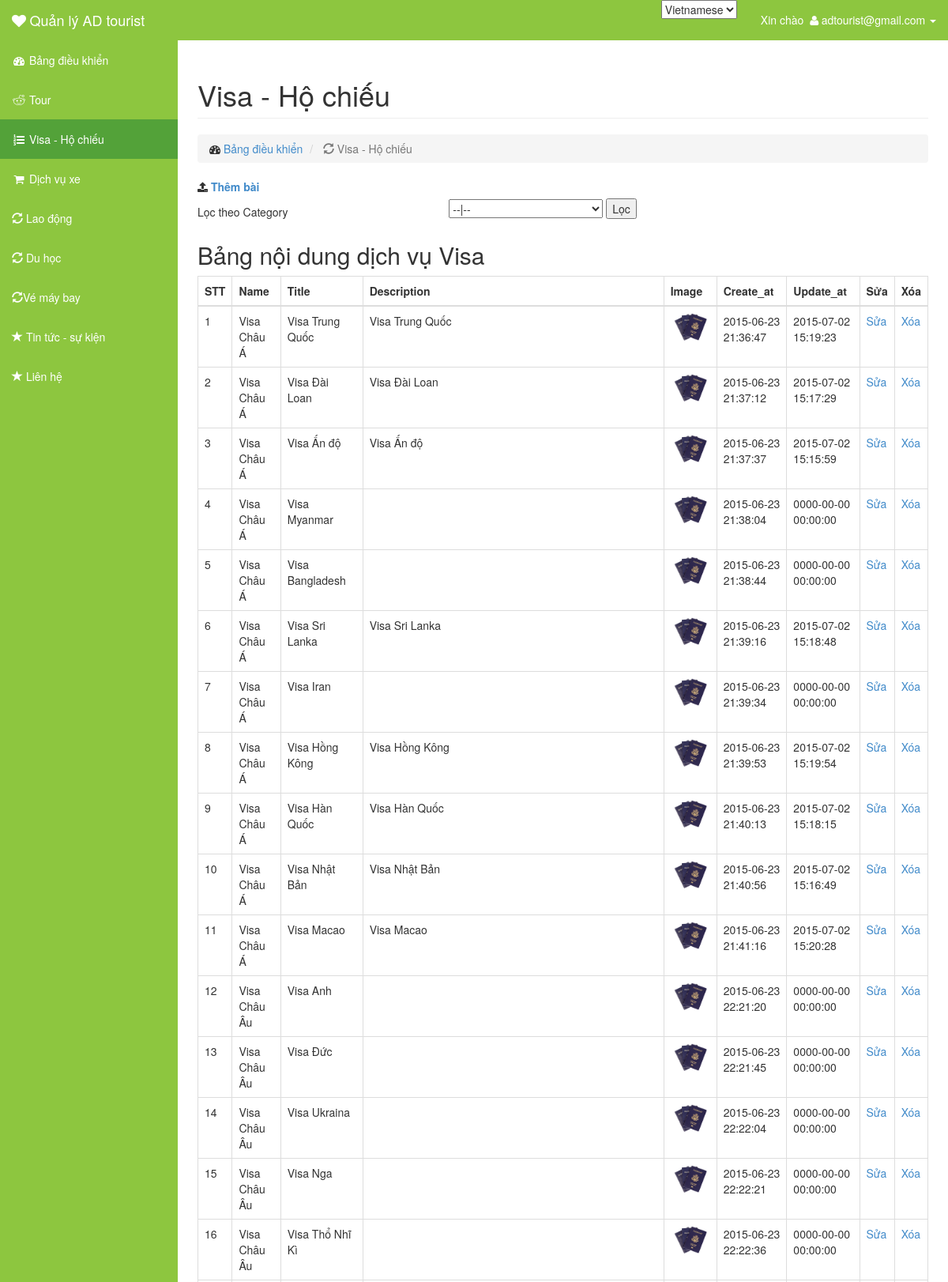
/admin/index.php?controller=visa&lang=vi (signed in, upper part), run on the app's committed database.
### tables this page shows
CREATE TABLE IF NOT EXISTS `passport_visa_offers` (
  `passport_visa_offer_code` int(11) NOT NULL AUTO_INCREMENT,
  `passport_visa_code` int(11) NOT NULL,
  `title` varchar(255) NOT NULL,
  `description` text NOT NULL,
  `content` text NOT NULL,
  `image` varchar(100) NOT NULL,
  `update_at` datetime NOT NULL,
  `create_at` datetime NOT NULL,
  PRIMARY KEY (`passport_visa_offer_code`)
);

CREATE TABLE IF NOT EXISTS `passport_visa` (
  `passport_visa_code` int(11) NOT NULL AUTO_INCREMENT,
  `passport_visa_name` varchar(255) NOT NULL,
  PRIMARY KEY (`passport_visa_code`)
);

### admin/controller/visa/index.php (called while the page is built, shortened)
<?php
	$lang = get_lang();
   if(isset($_POST['passport_visa_code']))
    {
        $passport_visa_code = $_POST['passport_visa_code'];
        if($passport_visa_code == 0 )
        {
            $products = get_all('passport_visa_offers');
        }
        else{
            $selected = $passport_visa_code;
            $products = get_all_record('passport_visa_offers','passport_visa_code',$passport_visa_code);
        }
    }
    else
    {
          $products = get_all('passport_visa_offers');
    }
   require('view/visa/index.php');
   ?>

### admin/library/function.php (called while the page is built, shortened)
<?php
function get_lang(){
	if(isset($_GET['lang']) &&  $_GET['lang'] == 'en'){
		return 'en';
	}
	else return 'vi';
}
 ?>

### admin/model/database.php (called while the page is built, shortened)
<?php
function get_all($table,$select = '*'){
	$sql = "SELECT $select FROM $table";
	$query = mysql_query($sql) or die(mysql_error());
	$data = array();
	if(mysql_num_rows($query) > 0)
	{
		while($row = mysql_fetch_assoc($query))
			$data[] = $row;
	}
	return $data;
}
function get_a_record($table, $colum, $value, $select = '*'){
	$sql = "SELECT $select FROM $table WHERE $colum = '$value'";
	$query = mysql_query($sql) or die(mysql_error());
	$data = NULL;
	if(mysql_num_rows($query) > 0 )
		$data = mysql_fetch_assoc($query);
	return $data;
}
?>

### admin/view/visa/index.php (the view, shortened to what this page needs)
<?php require('template/header.php'); ?>
<div id="wrapper">
    <div id="page-wrapper">
        <div class="container-fluid">
            <div class="row">
                <div class="col-lg-12">
                    <h1 class="page-header">Visa - Hộ chiếu</h1>
                    <ol class="breadcrumb">
                        <li>
                            <i class="fa fa-dashboard"></i>  <a href="index.php?controller=dashboard&amp;lang=<?php echo $lang ?>">Bảng điều khiển</a>
                        </li>
                        <li class="active">
                            <i class="glyphicon glyphicon-refresh"></i> Visa - Hộ chiếu
                        </li>
                    </ol>
                </div>
            </div>
            <div class="row">
                <div class="col-md-12"><label><i class="fa fa-upload"></i> <a href="index.php?controller=visa&amp;action=add_visapost&amp;lang=<?php echo $lang ?>">Thêm bài</a></label></div>
                <div class="col-md-4"><h5>Lọc theo Category</h5></div>
                                    <div class="col-md-8">
                                        <form method="POST" action="index.php?controller=visa">
                                            <select name="passport_visa_code">
                                                <option <?php echo isset($selected)? "" : "selected" ?> value="0">--|--</option>
                                            </select>
                                        <input type="submit" value="Lọc" name="filler">
                                        </form>
                                </div>
                <div class="col-md-12">
                    <h2>Bảng nội dung dịch vụ Visa</h2>
                    <div class="table-responsive">
                        <table class="table table-bordered table-hover">
                            <thead>
                                <tr>
                                    <th>STT</th>
                                    <th>Name</th>
                                    <th>Title</th>
                                    <th>Description</th>
                                    <th>Image</th>
                                    <th>Create_at</th>
                                    <th>Update_at</th>
                                    <th>Sửa</th>
                                    <th>Xóa</th>
                                </tr>
                            </thead>
                            <tbody>
                                <?php if($products!=null): ?>
                                <?php  foreach($products as $key => $value): ?>
                                <tr>
                                    <?php $visa_name=get_a_record('passport_visa','passport_visa_code',$value['passport_visa_code']);?>
                                    <td><?php echo $value['passport_visa_offer_code'];?></td>
                                    <td><?php echo $visa_name['passport_visa_name'];?></td>
                                    <td><?php echo $value['title'];?></td>
                                    <td><?php echo $value['description'];?></td>
                                    <td><img src="../<?php echo $value['image'];?>" width="50"></td>
                                    <td><?php echo $value['create_at'];?></td>
                                    <td><?php echo $value['update_at'];?></td>
                                    <td> <a href="index.php?controller=visa&amp;action=change&amp;passport_visa_offer_code=<?php echo $value['passport_visa_offer_code'];?>&amp;lang=<?php echo $lang ?>">Sửa</a></td>
                                    <td><a href="index.php?controller=visa&amp;delete=<?php echo $value['passport_visa_offer_code'];?>&amp;lang=<?php echo $lang ?>">Xóa</a></td>
                                </tr>
                                <?php endforeach ?>
                                <?php endif ?>
                            </tbody>
                        </table>
                    </div>
                </div>
            </div>
        </div>
    </div>
</div>

### admin/asset/css/sb-admin.css (style rules this page uses)
#wrapper { padding-left: 0; }
#page-wrapper { width: 100%; padding: 0; background-color: #fff; }
@media (min-width:768px) { #wrapper { padding-left: 225px; } }
@media (min-width:768px) { #page-wrapper { padding: 10px; } }

### data on the page
passport_visa_offers: passport_visa_offer_code "1", passport_visa.passport_visa_name "Visa Châu Á", title "Visa Trung Quốc", description "Visa Trung Quốc", image (picture), create_at "2015-06-23 21:36:47", update_at "2015-07-02 15:19:23"
passport_visa_offers: passport_visa_offer_code "2", passport_visa.passport_visa_name "Visa Châu Á", title "Visa Đài Loan", description "Visa Đài Loan", image (picture), create_at "2015-06-23 21:37:12", update_at "2015-07-02 15:17:29"
passport_visa_offers: passport_visa_offer_code "3", passport_visa.passport_visa_name "Visa Châu Á", title "Visa Ấn độ", description "Visa Ấn độ", image (picture), create_at "2015-06-23 21:37:37", update_at "2015-07-02 15:15:59"
passport_visa_offers: passport_visa_offer_code "4", passport_visa.passport_visa_name "Visa Châu Á", title "Visa Myanmar", image (picture), create_at "2015-06-23 21:38:04", update_at "0000-00-00 00:00:00"
passport_visa_offers: passport_visa_offer_code "5", passport_visa.passport_visa_name "Visa Châu Á", title "Visa Bangladesh", image (picture), create_at "2015-06-23 21:38:44", update_at "0000-00-00 00:00:00"
passport_visa_offers: passport_visa_offer_code "6", passport_visa.passport_visa_name "Visa Châu Á", title "Visa Sri Lanka", description "Visa Sri Lanka", image (picture), create_at "2015-06-23 21:39:16", update_at "2015-07-02 15:18:48"
passport_visa_offers: passport_visa_offer_code "7", passport_visa.passport_visa_name "Visa Châu Á", title "Visa Iran", image (picture), create_at "2015-06-23 21:39:34", update_at "0000-00-00 00:00:00"
passport_visa_offers: passport_visa_offer_code "8", passport_visa.passport_visa_name "Visa Châu Á", title "Visa Hồng Kông", description "Visa Hồng Kông", image (picture), create_at "2015-06-23 21:39:53", update_at "2015-07-02 15:19:54"
passport_visa_offers: passport_visa_offer_code "9", passport_visa.passport_visa_name "Visa Châu Á", title "Visa Hàn Quốc", description "Visa Hàn Quốc", image (picture), create_at "2015-06-23 21:40:13", update_at "2015-07-02 15:18:15"
passport_visa_offers: passport_visa_offer_code "10", passport_visa.passport_visa_name "Visa Châu Á", title "Visa Nhật Bản", description "Visa Nhật Bản", image (picture), create_at "2015-06-23 21:40:56", update_at "2015-07-02 15:16:49"
passport_visa_offers: passport_visa_offer_code "11", passport_visa.passport_visa_name "Visa Châu Á", title "Visa Macao", description "Visa Macao", image (picture), create_at "2015-06-23 21:41:16", update_at "2015-07-02 15:20:28"
passport_visa_offers: passport_visa_offer_code "12", passport_visa.passport_visa_name "Visa Châu Âu", title "Visa Anh", image (picture), create_at "2015-06-23 22:21:20", update_at "0000-00-00 00:00:00"
passport_visa_offers: passport_visa_offer_code "13", passport_visa.passport_visa_name "Visa Châu Âu", title "Visa Đức", image (picture), create_at "2015-06-23 22:21:45", update_at "0000-00-00 00:00:00"
passport_visa_offers: passport_visa_offer_code "14", passport_visa.passport_visa_name "Visa Châu Âu", title "Visa Ukraina", image (picture), create_at "2015-06-23 22:22:04", update_at "0000-00-00 00:00:00"
passport_visa_offers: passport_visa_offer_code "15", passport_visa.passport_visa_name "Visa Châu Âu", title "Visa Nga", image (picture), create_at "2015-06-23 22:22:21", update_at "0000-00-00 00:00:00"
passport_visa_offers: passport_visa_offer_code "16", passport_visa.passport_visa_name "Visa Châu Âu", title "Visa Thổ Nhĩ Kì", image (picture), create_at "2015-06-23 22:22:36", update_at "0000-00-00 00:00:00"

### other printed values
$_SESSION['email'] "adtourist@gmail.com"
